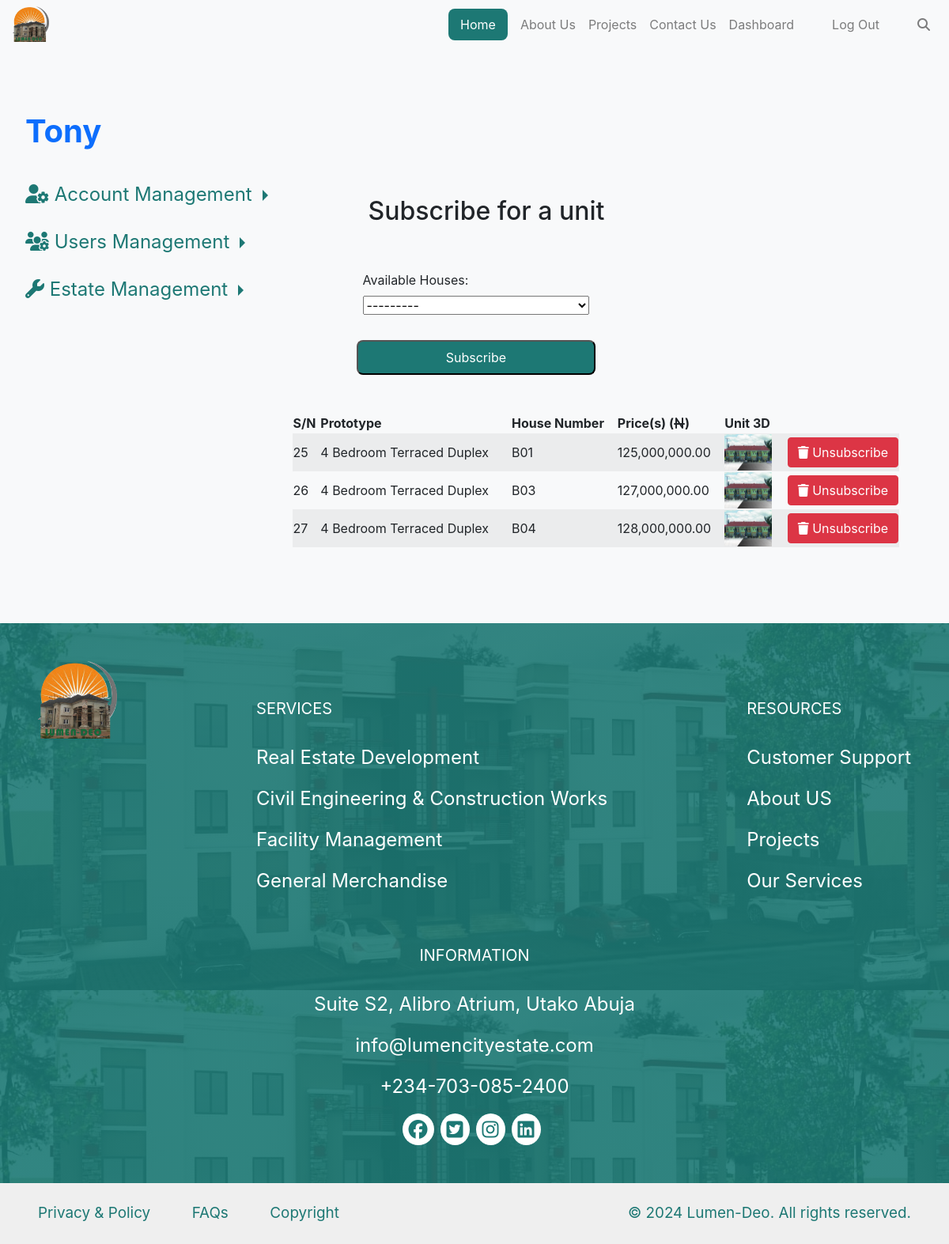
Screenshot of //dashboard/prototype/subscribe/1 (signed in) with the database file from the repository.
### lumenapp/models.py (models this page shows, shortened)
class User(AbstractUser):
    user_category = models.ForeignKey(UserCategory, related_name="users_category", on_delete=models.CASCADE, null=True)

class Subscription(models.Model):
    user = models.ForeignKey(NewUser, on_delete=models.CASCADE, related_name="subscribers", null=True, blank=True)
    house = models.ForeignKey(Houses, on_delete=models.SET_NULL, null=True, related_name="sold_house")
    date = models.DateTimeField(auto_now=True)

class Houses(models.Model):
    prototype = models.ForeignKey(Prototype, on_delete=models.SET_NULL, null=True, related_name="unit_prototypes")
    house_num = models.CharField(max_length=20)
    subscri_price = models.DecimalField(max_digits=11, decimal_places=2, blank=True, null=True)
    is_available = models.BooleanField(default=True)
    def __str__(self):
        return f"{self.prototype} {self.house_num}"

class Prototype(models.Model):
    author = models.ForeignKey(User, related_name="prototype_creator", on_delete=models.CASCADE)
    project = models.ForeignKey(Project, related_name="project_prototypes", on_delete=models.CASCADE)
    prototype_name = models.CharField(max_length=800)
    prototype_img = models.ImageField(null=True, blank=True, upload_to='prototype_images')
    prototype_description = models.TextField()
    prototype_size = models.DecimalField(max_digits=12, decimal_places=2, null=True)
    prototype_price = models.DecimalField(max_digits=11, decimal_places=2)
    num_of_bedrooms = models.PositiveIntegerField(default=0)
    num_of_bathrooms = models.PositiveIntegerField(default=0)
    num_of_kitchen = models.PositiveIntegerField(default=0)
    num_of_parking_space = models.PositiveIntegerField(default=0)
    proto_date = models.DateTimeField(auto_now=True)
    legal_fee = models.DecimalField(max_digits=11, decimal_places=2, null=True, blank=True)
    VAT_fee = models.DecimalField(max_digits=11, decimal_places=2, null=True, blank=True)
    sewage_fee = models.DecimalField(max_digits=11, decimal_places=2)
    water_fee = models.DecimalField(max_digits=11, decimal_places=2)
    def __str__(self):
        return f"{self.prototype_name}"

### lumenapp/views.py (the view)
# urls.py: path("dashboard/prototype/subscribe/<int:proj_id>", views.subscribe, name="subscribe"),
@login_required
def subscribe(request, proj_id):
    active_project = Project.objects.get(id=proj_id)
    subscribes = Subscription.objects.filter(house__prototype__project=active_project)
    if request.method == "POST":
        form = SubscribeForm(request.POST, active_project=active_project)
        if form.is_valid():
            subscribed = form.save(commit=False)
            house = subscribed.house
            if Houses.objects.filter(id=house.id, is_available=True).exists():
                house.is_available = False
                house.save()  # Save the instance
                subscribed.save()
                return HttpResponseRedirect(reverse("subscribe", args=[proj_id])) # Redirect to subscribe page
            else:
                context = {
                    "form": form,
                    "subscribes": subscribes,
                    "active_project": active_project,
                    "msg": {
                        "title": "Error!",
                        "body": "The selected house is not available.",
                    },
                }
                return render(request, "lumenapp/subscribe.html", context)
        else:
            context = {
                "form": form,
                "subscribes": subscribes,
                "active_project": active_project,
            }
            return render(request, "lumenapp/subscribe.html", context)
    else:
        form = SubscribeForm(active_project=active_project)
        context = {
            "form": form,
            "subscribes": subscribes,
            "active_project": active_project,
        }
        return render(request, "lumenapp/subscribe.html", context)

### lumenapp/subscription_forms.py
class SubscribeForm(forms.ModelForm):
    class Meta:
        model = Subscription
        exclude = ["user", "date"]
        labels = {
            'house': 'Available Houses',
        }
        widgets = {
            'house': forms.Select(attrs={'class': 'form-control-file'}),
        }
    def __init__(self, *args, **kwargs):
        active_project = kwargs.pop('active_project', None)
        super().__init__(*args, **kwargs)
        if active_project:
            self.fields['house'].queryset = Houses.objects.filter(prototype__project=active_project, is_available=True)
        else:
            self.fields['house'].queryset = Houses.objects.none()

### lumenapp/templates/lumenapp/subscribe.html (shortened to what this page needs)
{% extends "lumenapp/layout.html" %}
{% load static %}
{% block body %}
<section id="projects" class="project-container d-flex bg-body-tertiary m-auto p-5 my-5">
  <nav class="nav flex-column got-nav d-inline-flex mt-4">
     {% if users %}
      <a class="nav-link fs-1 mt-5 p-3" href="{% url 'profile' user_id=user.id %}"><strong>{{ user }}</strong></a>
     {% else %}
     <a class="nav-link fs-1 mt-5 p-3" href=""><strong>{{ user }}</strong></a>
     {% endif %}
    <li class="nav-item dropright">
      <a class="nav-link dropdown-toggle icon mt-2" href="{% url 'user_acct' user_id=user.id %}" role="button">
        <i class="fa-solid fa-user-gear"></i> Account Management
      </a>
    </li>
    <li class="nav-item dropright">
      <a class="nav-link dropdown-toggle icon mt-2" href="#" role="button" data-toggle="dropdown" aria-expanded="false">
        <i class="fa-solid fa-users-gear"></i> Users Management
      </a>
    </li>
    <li class="nav-item dropright">
      <a class="nav-link dropdown-toggle icon mt-2" href="#" role="button" data-toggle="dropdown" aria-expanded="false">
        <i class="fa-solid fa-wrench"></i> Estate Management
      </a>
    </li>
  </nav>
  <section id="lumen-deo" class="container-fluid effect-section pt-5 mt-5">
    <section id="proj_upload" class="bg-body-tertiary m-auto p-5 mb-5">
      <section id="proj_upload" class="container m-auto px-5">
        <div class="mt-2"><h2 class="login-text py-5">Subscribe for a unit</h2></div>
        <form action="{% url 'subscribe' proj_id=active_project.id %}" class="row row-cols-1 row-cols-sm-2 row-cols-md-2 g-3" method="post">
            {{ form.as_p }}
            <button type="submit" class="btn-fade btn-border-none">Subscribe</button>
        </form>
      </section>
    </section>
    {% if subscribes %}
    <table class="table-striped mb-5">
      <thead>
        <tr>
          <th>S/N</th>
          <th>Prototype</th>
          <th>House Number</th>
          <th>Price(s) (<i class="fa-solid fa-naira-sign"></i>)</th>
          <th>Unit 3D</th>
          <th></th>
        </tr>
      </thead>
      <tbody>
        {% for subscribe in subscribes %}
          <tr>
            <td> {{ subscribe.id }} </td>
            <td> {{ subscribe.house.prototype.prototype_name }} </td>
            <td> {{ subscribe.house.house_num }} </td>
            <td> {{ subscribe.house.subscri_price|floatformat:"2g" }} </td>
            <td class="proto-imgs"><img src="{{ subscribe.house.prototype.prototype_img.url }}" alt="{{ subscribe.house.prototype.prototype_title}}" class="proto-img"></td>
            <td class="text-right"><form action="{% url 'unsubscribe' subscription_id=subscribe.id %}" method="post">
              <button type="submit" class="btn btn-link btn-danger text-white text-decoration-none"><i class="fa-solid fa-trash"></i> Unsubscribe</button>
            </form> </td>
          </tr>
        {% endfor %}
      </tbody>
    </table>
    {% endif %}
  </section>
</section>
{% endblock %}

### lumenapp/static/lumenapp/css/style.css (style rules this page uses)
.login a, .login-btn, .active > a, .btn-fade { background-color: #1D7874; padding: 0.5rem 0.9375rem !important; border-radius: 0.5rem; margin-right: 0.5rem !important; color: #FFFFFF !important; }
.got-nav { margin-left: -2rem !important; }
.home, body { margin: 0 !important; padding: 0 !important; }
.effect-section { position: relative; overflow: hidden; }
.icon { color: #1D7874; font-size: 1.5rem; }
.project-container { text-decoration: none !important; }
.proto-img { width: 100% !important; }
.proto-imgs { width: 8% !important; }
tr td { justify-content: center !important; }

### rows the page displays
User: username "Tony"
Subscription: id "25", house.prototype.prototype_name "4 Bedroom Terraced Duplex", house.house_num "B01", house.subscri_price "125,000,000.00", house.prototype.prototype_img (picture)
Subscription: id "26", house.prototype.prototype_name "4 Bedroom Terraced Duplex", house.house_num "B03", house.subscri_price "127,000,000.00", house.prototype.prototype_img (picture)
Subscription: id "27", house.prototype.prototype_name "4 Bedroom Terraced Duplex", house.house_num "B04", house.subscri_price "128,000,000.00", house.prototype.prototype_img (picture)
